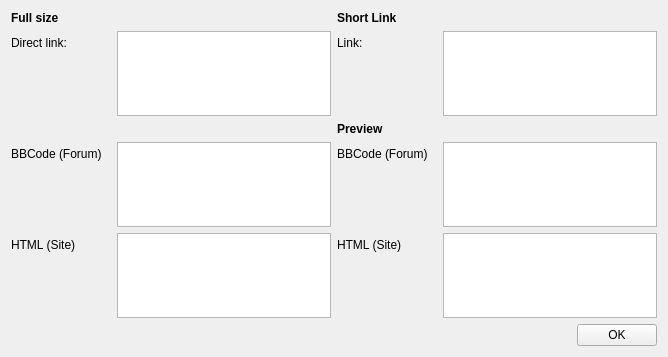
<?xml version="1.0" encoding="UTF-8"?>
<ui version="4.0">
 <class>ImageShackListView</class>
 <widget class="QWidget" name="ImageShackListView">
  <property name="geometry">
   <rect>
    <x>0</x>
    <y>0</y>
    <width>668</width>
    <height>357</height>
   </rect>
  </property>
  <property name="windowTitle">
   <string>QImageViewer - ImageShack.us Uploader - List of uploaded images</string>
  </property>
  <layout class="QVBoxLayout" name="verticalLayout">
   <item>
    <layout class="QHBoxLayout" name="horizontalLayout">
     <item>
      <layout class="QFormLayout" name="formLayout">
       <property name="fieldGrowthPolicy">
        <enum>QFormLayout::AllNonFixedFieldsGrow</enum>
       </property>
       <item row="0" column="0">
        <widget class="QLabel" name="label_3">
         <property name="font">
          <font>
           <weight>75</weight>
           <bold>true</bold>
          </font>
         </property>
         <property name="text">
          <string>Full size</string>
         </property>
        </widget>
       </item>
       <item row="1" column="0">
        <widget class="QLabel" name="label_7">
         <property name="minimumSize">
          <size>
           <width>100</width>
           <height>0</height>
          </size>
         </property>
         <property name="text">
          <string>Direct link:</string>
         </property>
        </widget>
       </item>
       <item row="3" column="0">
        <widget class="QLabel" name="label_4">
         <property name="minimumSize">
          <size>
           <width>100</width>
           <height>0</height>
          </size>
         </property>
         <property name="text">
          <string>BBCode (Forum)</string>
         </property>
        </widget>
       </item>
       <item row="4" column="0">
        <widget class="QLabel" name="label_6">
         <property name="minimumSize">
          <size>
           <width>100</width>
           <height>0</height>
          </size>
         </property>
         <property name="text">
          <string>HTML (Site)</string>
         </property>
        </widget>
       </item>
       <item row="2" column="0">
        <widget class="QLabel" name="label_11">
         <property name="text">
          <string/>
         </property>
        </widget>
       </item>
       <item row="1" column="1">
        <widget class="QPlainTextEdit" name="fullDirectPlainTextEdit"/>
       </item>
       <item row="3" column="1">
        <widget class="QPlainTextEdit" name="fullForumsPlainTextEdit"/>
       </item>
       <item row="4" column="1">
        <widget class="QPlainTextEdit" name="fullSitesPlainTextEdit"/>
       </item>
      </layout>
     </item>
     <item>
      <layout class="QFormLayout" name="formLayout_2">
       <property name="fieldGrowthPolicy">
        <enum>QFormLayout::AllNonFixedFieldsGrow</enum>
       </property>
       <item row="0" column="0">
        <widget class="QLabel" name="label_2">
         <property name="font">
          <font>
           <weight>75</weight>
           <bold>true</bold>
          </font>
         </property>
         <property name="text">
          <string>Short Link</string>
         </property>
        </widget>
       </item>
       <item row="1" column="0">
        <widget class="QLabel" name="label_5">
         <property name="minimumSize">
          <size>
           <width>100</width>
           <height>0</height>
          </size>
         </property>
         <property name="text">
          <string>Link:</string>
         </property>
        </widget>
       </item>
       <item row="2" column="0">
        <widget class="QLabel" name="label_8">
         <property name="font">
          <font>
           <weight>75</weight>
           <bold>true</bold>
          </font>
         </property>
         <property name="text">
          <string>Preview</string>
         </property>
        </widget>
       </item>
       <item row="3" column="0">
        <widget class="QLabel" name="label_9">
         <property name="minimumSize">
          <size>
           <width>100</width>
           <height>0</height>
          </size>
         </property>
         <property name="text">
          <string>BBCode (Forum)</string>
         </property>
        </widget>
       </item>
       <item row="4" column="0">
        <widget class="QLabel" name="label_10">
         <property name="minimumSize">
          <size>
           <width>100</width>
           <height>0</height>
          </size>
         </property>
         <property name="text">
          <string>HTML (Site)</string>
         </property>
        </widget>
       </item>
       <item row="1" column="1">
        <widget class="QPlainTextEdit" name="linkPlainTextEdit"/>
       </item>
       <item row="3" column="1">
        <widget class="QPlainTextEdit" name="thumbForumsPlainTextEdit"/>
       </item>
       <item row="4" column="1">
        <widget class="QPlainTextEdit" name="thumbsSitesPlainTextEdit"/>
       </item>
      </layout>
     </item>
    </layout>
   </item>
   <item>
    <layout class="QHBoxLayout" name="horizontalLayout_7">
     <item>
      <spacer name="horizontalSpacer">
       <property name="orientation">
        <enum>Qt::Horizontal</enum>
       </property>
       <property name="sizeHint" stdset="0">
        <size>
         <width>40</width>
         <height>20</height>
        </size>
       </property>
      </spacer>
     </item>
     <item>
      <widget class="QPushButton" name="pushButton">
       <property name="text">
        <string>OK</string>
       </property>
      </widget>
     </item>
    </layout>
   </item>
  </layout>
 </widget>
 <resources/>
 <connections/>
</ui>
